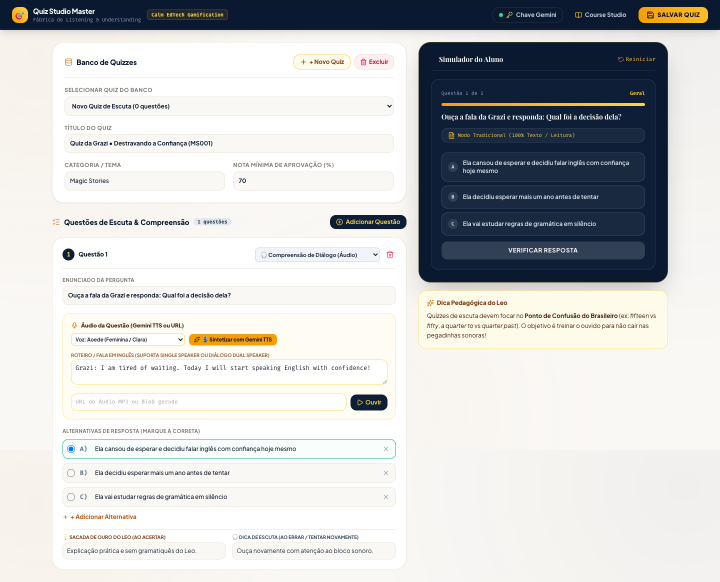
#> input picture scripts/step1_quiz_form.png, 1440 x 1164 px, given in place of MS008.jpeg, which was not available (shown at 1/2 size)
$ python generate_ms008_thumbs.py
#> lines starting #> are read from the running program, lines starting #| are printed output that depends on the picture; pictures that were not available may be replaced by others from this repository, and a replacement may not be noted
import os
from PIL import Image, ImageDraw, ImageFont

output_dir = '/Users/macbookpro/Desktop/agoraeufalo_site/assets/images/thumbs/ms008'
os.makedirs(output_dir, exist_ok=True)

source_img_path = '/Users/macbookpro/Downloads/MS_MIGRACAO/MS008_Back_in_1999/MS008.jpeg'
base_img = Image.open(source_img_path).convert('RGB')
#> base_img is the input picture: PIL image 1440x1164 RGB; mean R, G, B 202.9, 204, 204.1

target_w, target_h = 1280, 720
orig_w, orig_h = base_img.size
#> orig_w = 1440; orig_h = 1164

aspect_ratio = target_w / target_h
orig_ratio = orig_w / orig_h
#> orig_ratio = 1.24

if orig_ratio > aspect_ratio:
    new_w = int(orig_h * aspect_ratio)
    left = (orig_w - new_w) // 2
    cropped = base_img.crop((left, 0, left + new_w, orig_h))
else:
    new_h = int(orig_w / aspect_ratio)
#> new_h = 810
    top = (orig_h - new_h) // 2
#> top = 177
    cropped = base_img.crop((0, top, orig_w, top + new_h))
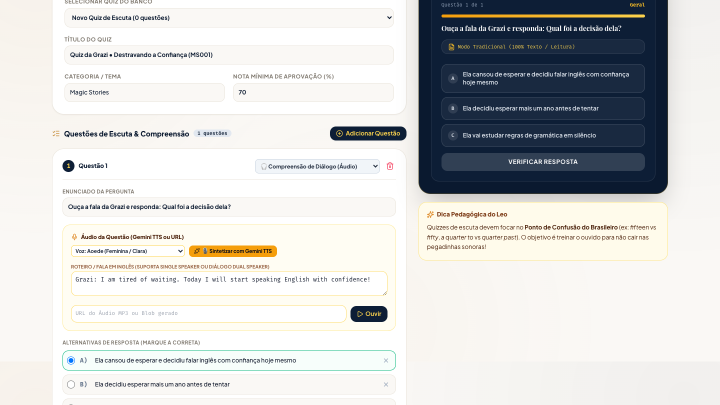
#> cropped: PIL image 1440x810 RGB (shown at 1/2 size); mean R, G, B 209.3, 210.3, 209.6

resized_base = cropped.resize((target_w, target_h), Image.LANCZOS)
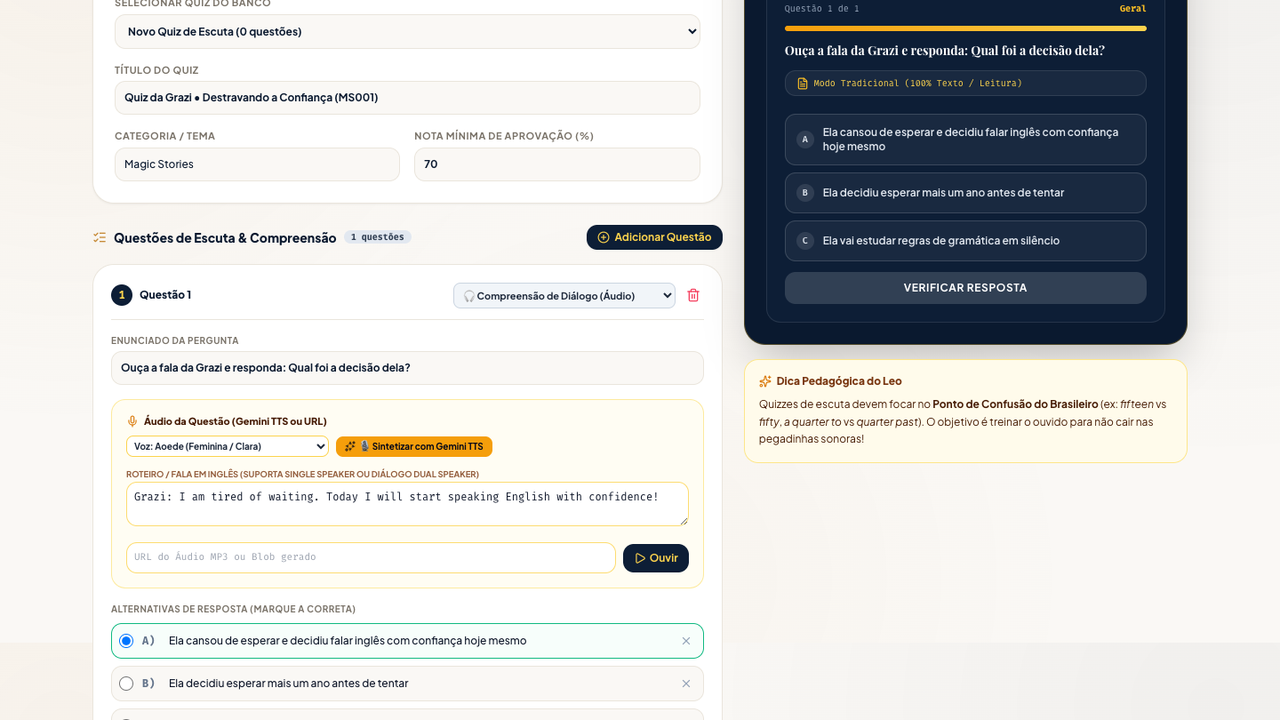
#> resized_base: PIL image 1280x720 RGB; mean R, G, B 209.1, 210.1, 209.4

activities = [
    {
        'key': 'lr',
        'code': 'LR',
        'badge': 'LISTEN & READ',
        'color': '#1A56DB', # Azul Cobalto
        'title': 'Aula 01 • Listen & Read (LR)',
        'sub': 'Imersão Sonora • Back in 1999'
    },
    {
        'key': 'voc',
        'code': 'VOC',
        'badge': 'VOCABULARY SESSION',
        'color': '#047857', # Verde Esmeralda
        'title': 'Aula 02 • Vocabulary Session (VOC)',
        'sub': 'Tabela de Verbos no Passado & Chunks'
    },
    {
        'key': 'la',
        'code': 'LA',
        'badge': 'LISTEN & ANSWER',
        'color': '#D97706', # Âmbar / Ocre
        'title': 'Aula 03 • Listen & Answer (LA)',
        'sub': 'Reflexo no Passado • 20 Perguntas de Bate-Pronto'
    },
    {
        'key': 'lrt',
        'code': 'LRT',
        'badge': 'LOOK & RETELL',
        'color': '#E11D48', # Rubi Quente
        'title': 'Aula 04 • Look & Retell (LRT)',
        'sub': 'Speaking Ativo • A Linha do Tempo de 1999'
    },
    {
        'key': 'lask',
        'code': 'LASK',
        'badge': 'LISTEN & ASK',
        'color': '#6366F1', # Índigo
        'title': 'Aula 05 • Listen & Ask (LASK)',
        'sub': 'Negações e Formulação de Perguntas'
    },
    {
        'key': 'pro',
        'code': 'PRO',
        'badge': 'PRONUNCIATION PRACTICE',
        'color': '#0D9488', # Teal Ciano
        'title': 'Aula 06 • Pronunciation & Connected Speech',
        'sub': 'Pronúncia dos Verbos Regulares e Irregulares'
    }
]

font_paths = [
    "/System/Library/Fonts/SFNSDisplay.ttf",
    "/System/Library/Fonts/HelveticaNeue.ttc",
    "/Library/Fonts/Arial.ttf"
]
def get_font(size, bold=False):
#> called with size = 20, bold = True
    for fp in font_paths:
        if os.path.exists(fp):
            try:
                return ImageFont.truetype(fp, size, index=1 if bold and 'ttc' in fp else 0)
            except:
                pass
    return ImageFont.load_default()

badge_font = get_font(20, bold=True)
title_font = get_font(38, bold=True)
sub_font = get_font(22, bold=False)

for act in activities:
    img = resized_base.copy()
    overlay = Image.new('RGBA', (target_w, target_h), (0, 0, 0, 0))
    draw = ImageDraw.Draw(overlay)

    for y in range(target_h - 260, target_h):
        alpha = int(220 * ((y - (target_h - 260)) / 260))
        draw.line([(0, y), (target_w, y)], fill=(10, 25, 47, alpha))

    draw.rectangle([0, 0, 16, target_h], fill=act['color'])

    badge_text = f"MS008 • {act['badge']}"
    draw.rounded_rectangle([target_w - 380, 32, target_w - 32, 74], radius=8, fill=act['color'])
    draw.text((target_w - 365, 42), badge_text, font=badge_font, fill='#FFFFFF')

    draw.text((45, target_h - 140), act['title'], font=title_font, fill='#FFFFFF')
    draw.text((45, target_h - 85), act['sub'], font=sub_font, fill='#E2E8F0')

    draw.text((target_w - 240, target_h - 55), "AgoraEuFalo • LMS", font=sub_font, fill='#94A3B8')

    final_img = Image.alpha_composite(img.convert('RGBA'), overlay).convert('RGB')
    out_file = os.path.join(output_dir, f"thumb_ms008_{act['key']}.jpg")
    final_img.save(out_file, 'JPEG', quality=90, optimize=True)
    print(f"Gerada thumb: {out_file}")
#> this loop made 6 passes
#> pass 1, `final_img = Image.alpha_composite(img.convert('RGBA'), overlay).conver..`:
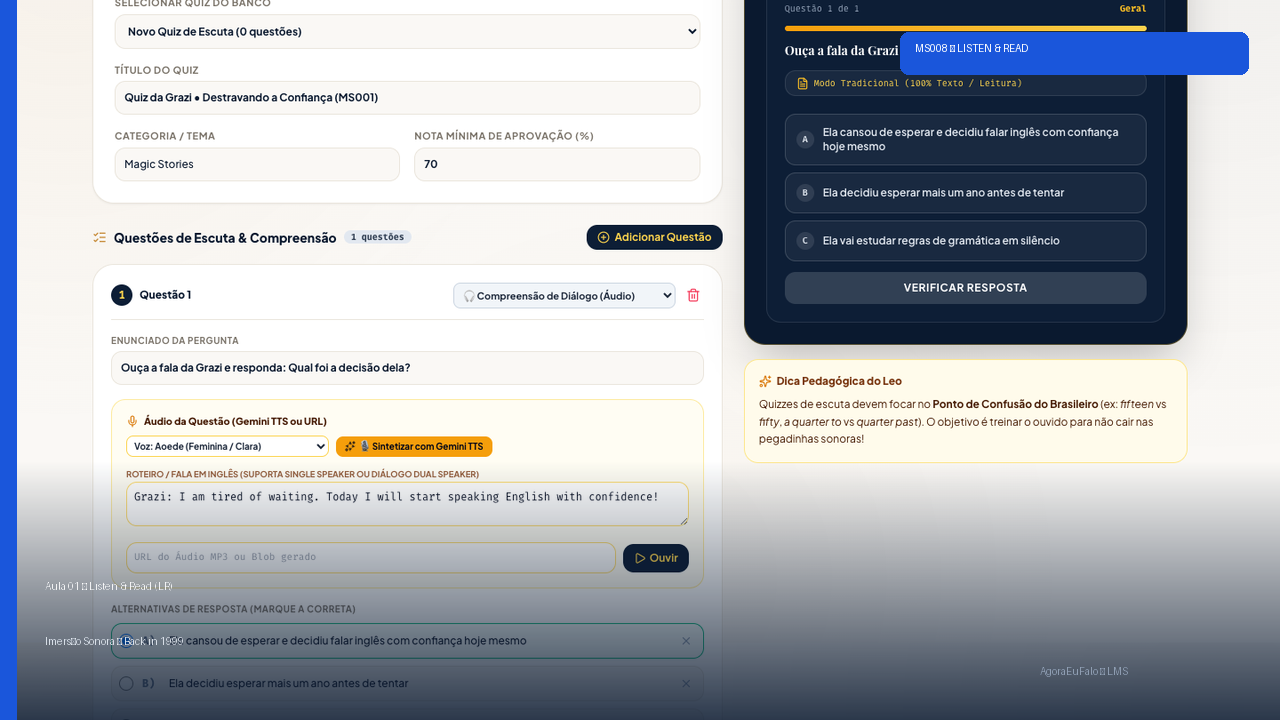
#> final_img: PIL image 1280x720 RGB; mean R, G, B 169.9, 174.8, 181.6
#> after the loop:
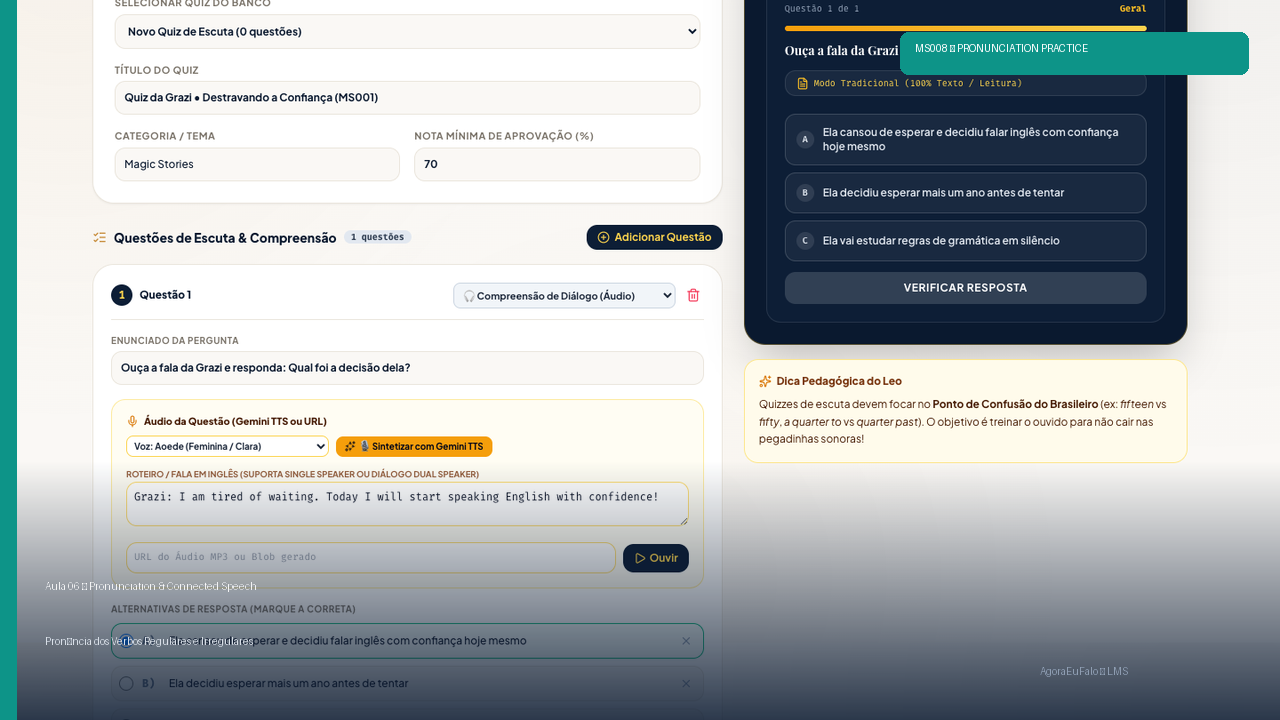
#> final_img: PIL image 1280x720 RGB; mean R, G, B 169.6, 176.6, 179.2
#> after the loop:
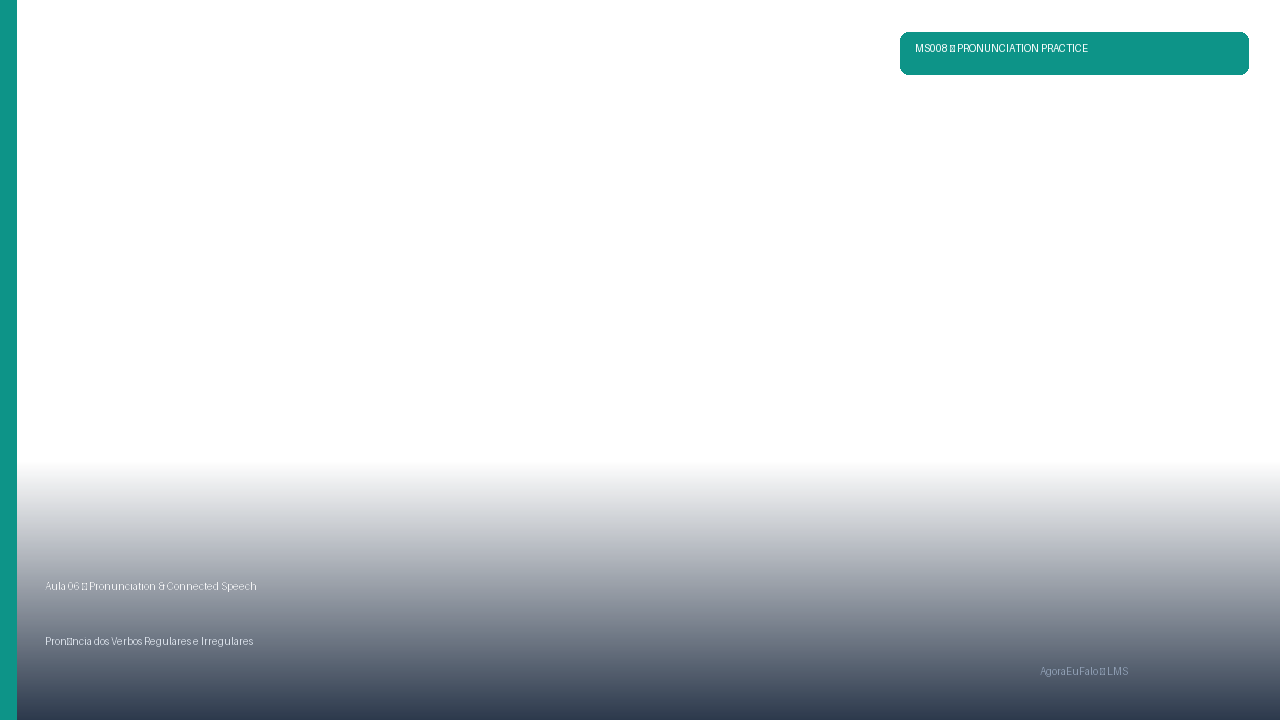
#> overlay: PIL image 1280x720 RGBA; mean R, G, B, A 4.3, 13.6, 21.1, 46.5; transparent parts drawn white

cover_1_1 = base_img.resize((512, 512), Image.LANCZOS)
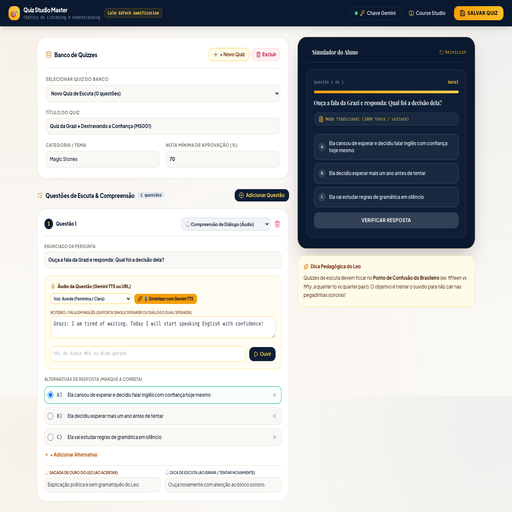
#> cover_1_1: PIL image 512x512 RGB; mean R, G, B 202.8, 203.9, 204
cover_1_1_path = '/Users/macbookpro/Desktop/agoraeufalo_site/assets/images/cover-ms008-back-in-1999.jpg'
cover_1_1.save(cover_1_1_path, 'JPEG', quality=88, optimize=True)
print(f"Gerada capa 1:1 Player: {cover_1_1_path}")

$ run again, on scripts/step2_quiz_completed.png
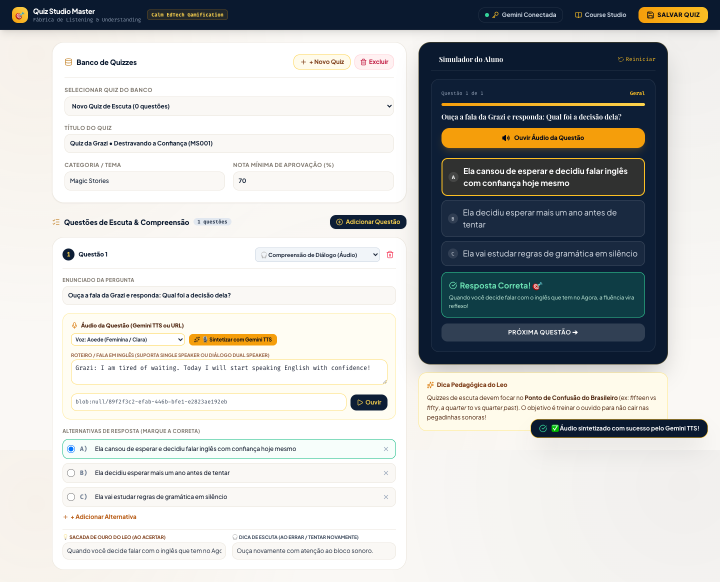
#> input picture scripts/step2_quiz_completed.png, 1440 x 1164 px, given in place of MS008.jpeg, which was not available (shown at 1/2 size)
#> base_img is the input picture: PIL image 1440x1164 RGB; mean R, G, B 192.8, 194.3, 193.3
#> after the loop `for act in activities:`:
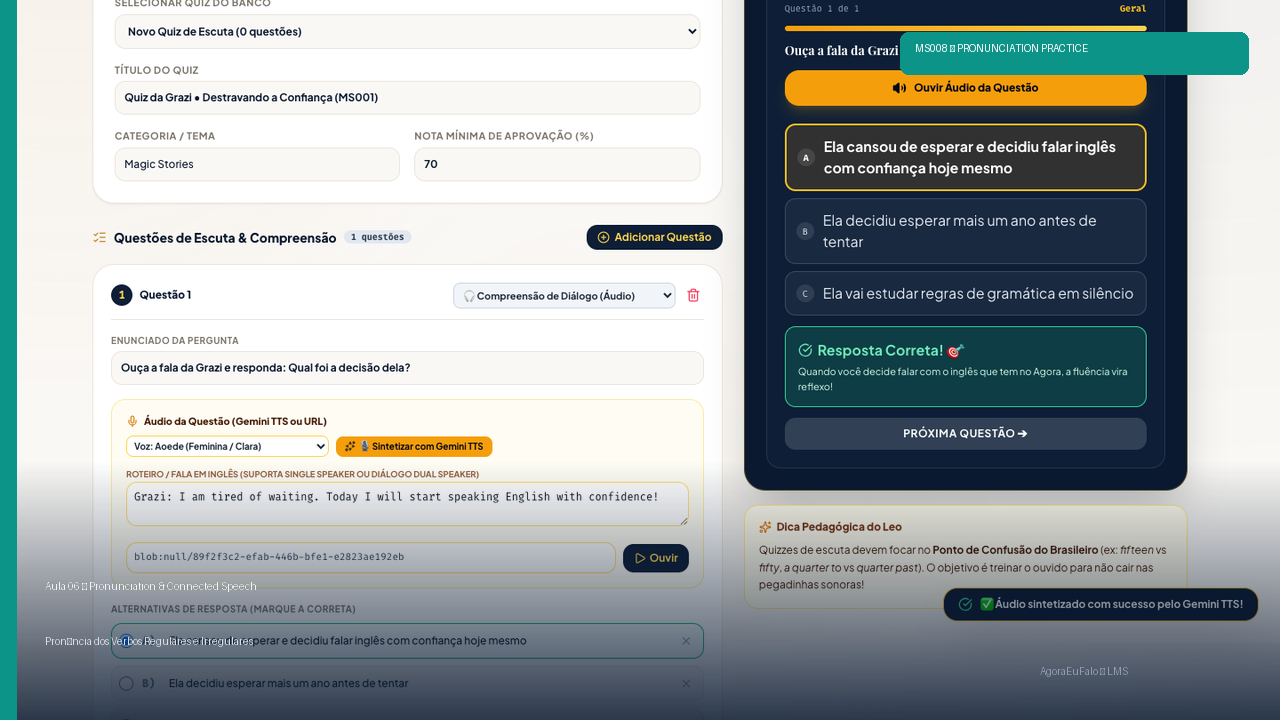
#> final_img: PIL image 1280x720 RGB; mean R, G, B 156.2, 164, 165.3
#> `cover_1_1 = base_img.resize((512, 512), Image.LANCZOS)`:
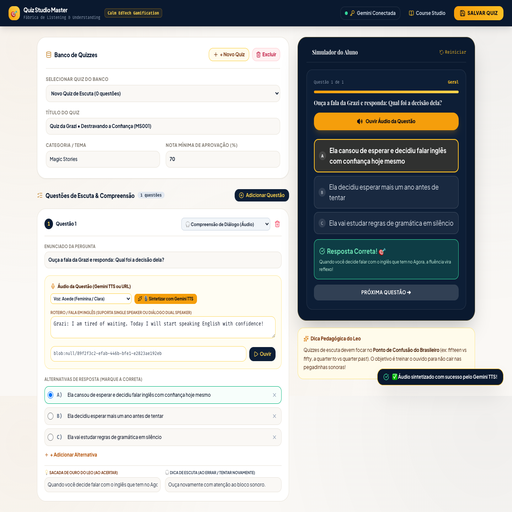
#> cover_1_1: PIL image 512x512 RGB; mean R, G, B 192.6, 194.2, 193.2
